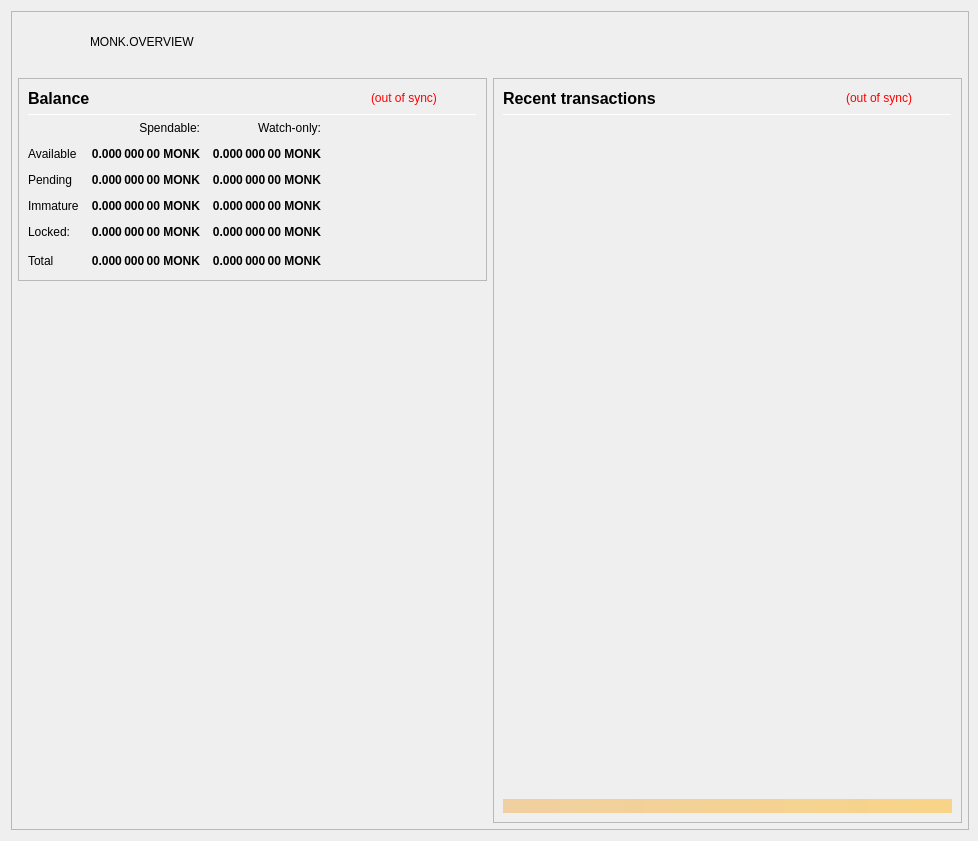
<?xml version="1.0" encoding="UTF-8"?>
<ui version="4.0">
 <class>OverviewPage</class>
 <widget class="QWidget" name="OverviewPage">
  <property name="geometry">
   <rect>
    <x>0</x>
    <y>0</y>
    <width>978</width>
    <height>841</height>
   </rect>
  </property>
  <property name="minimumSize">
   <size>
    <width>960</width>
    <height>682</height>
   </size>
  </property>
  <property name="font">
   <font>
    <weight>50</weight>
    <bold>false</bold>
   </font>
  </property>
  <property name="windowTitle">
   <string>Form</string>
  </property>
  <layout class="QVBoxLayout" name="topLayout" stretch="0">
   <property name="rightMargin">
    <number>9</number>
   </property>
   <item>
    <widget class="QFrame" name="frame_BG">
     <property name="minimumSize">
      <size>
       <width>850</width>
       <height>610</height>
      </size>
     </property>
     <property name="maximumSize">
      <size>
       <width>16777215</width>
       <height>16777215</height>
      </size>
     </property>
     <property name="frameShape">
      <enum>QFrame::StyledPanel</enum>
     </property>
     <property name="frameShadow">
      <enum>QFrame::Raised</enum>
     </property>
     <layout class="QVBoxLayout" name="verticalLayout_3" stretch="0">
      <property name="leftMargin">
       <number>0</number>
      </property>
      <property name="topMargin">
       <number>0</number>
      </property>
      <property name="rightMargin">
       <number>0</number>
      </property>
      <property name="bottomMargin">
       <number>6</number>
      </property>
      <item>
       <layout class="QVBoxLayout" name="verticalLayout_Master" stretch="0,1">
        <property name="leftMargin">
         <number>0</number>
        </property>
        <property name="topMargin">
         <number>0</number>
        </property>
        <property name="rightMargin">
         <number>0</number>
        </property>
        <property name="bottomMargin">
         <number>0</number>
        </property>
        <item>
         <widget class="QFrame" name="frame_Header">
          <layout class="QVBoxLayout" name="verticalLayout_Header" stretch="0">
           <property name="leftMargin">
            <number>0</number>
           </property>
           <property name="topMargin">
            <number>0</number>
           </property>
           <property name="rightMargin">
            <number>0</number>
           </property>
           <property name="bottomMargin">
            <number>0</number>
           </property>
           <item>
            <layout class="QHBoxLayout" name="horizontalLayout_Header" stretch="0,0,1">
             <property name="spacing">
              <number>6</number>
             </property>
             <item>
              <widget class="QLabel" name="labelOverviewHeaderLogo">
               <property name="minimumSize">
                <size>
                 <width>72</width>
                 <height>60</height>
                </size>
               </property>
               <property name="maximumSize">
                <size>
                 <width>72</width>
                 <height>60</height>
                </size>
               </property>
               <property name="font">
                <font>
                 <pointsize>14</pointsize>
                </font>
               </property>
               <property name="text">
                <string/>
               </property>
              </widget>
             </item>
             <item>
              <widget class="QLabel" name="labelOverviewHeaderLeft">
               <property name="text">
                <string>MONK.OVERVIEW</string>
               </property>
              </widget>
             </item>
             <item>
              <spacer name="horizontalSpacer_Header">
               <property name="orientation">
                <enum>Qt::Horizontal</enum>
               </property>
               <property name="sizeHint" stdset="0">
                <size>
                 <width>40</width>
                 <height>20</height>
                </size>
               </property>
              </spacer>
             </item>
            </layout>
           </item>
          </layout>
         </widget>
        </item>
        <item>
         <widget class="QFrame" name="frame_Content">
          <layout class="QVBoxLayout" name="verticalLayout_Content">
           <property name="leftMargin">
            <number>6</number>
           </property>
           <property name="topMargin">
            <number>0</number>
           </property>
           <property name="rightMargin">
            <number>6</number>
           </property>
           <property name="bottomMargin">
            <number>0</number>
           </property>
           <item>
            <layout class="QHBoxLayout" name="horizontalLayout_Content" stretch="1,1">
             <property name="spacing">
              <number>6</number>
             </property>
             <item>
              <layout class="QVBoxLayout" name="verticalLayout_left" stretch="0,0">
               <item>
                <widget class="QFrame" name="frameBalances">
                 <property name="frameShape">
                  <enum>QFrame::StyledPanel</enum>
                 </property>
                 <property name="frameShadow">
                  <enum>QFrame::Raised</enum>
                 </property>
                 <layout class="QVBoxLayout" name="verticalLayout_4">
                  <item>
                   <layout class="QHBoxLayout" name="hlBalancesHeader" stretch="2,0,0">
                    <property name="spacing">
                     <number>6</number>
                    </property>
                    <item>
                     <widget class="QLabel" name="labelBalances">
                      <property name="minimumSize">
                       <size>
                        <width>0</width>
                        <height>0</height>
                       </size>
                      </property>
                      <property name="font">
                       <font>
                        <pointsize>12</pointsize>
                        <weight>75</weight>
                        <bold>true</bold>
                       </font>
                      </property>
                      <property name="text">
                       <string>Balance</string>
                      </property>
                     </widget>
                    </item>
                    <item>
                     <widget class="QLabel" name="labelWalletStatus">
                      <property name="cursor">
                       <cursorShape>WhatsThisCursor</cursorShape>
                      </property>
                      <property name="toolTip">
                       <string>The displayed information may be out of date. Your wallet automatically synchronizes with the Monkey network after a connection is established, but this process has not completed yet.</string>
                      </property>
                      <property name="styleSheet">
                       <string notr="true">QLabel { color: red; }</string>
                      </property>
                      <property name="text">
                       <string notr="true">(out of sync)</string>
                      </property>
                      <property name="alignment">
                       <set>Qt::AlignLeading|Qt::AlignLeft|Qt::AlignVCenter</set>
                      </property>
                     </widget>
                    </item>
                    <item>
                     <spacer name="hsBalancesHeader">
                      <property name="orientation">
                       <enum>Qt::Horizontal</enum>
                      </property>
                      <property name="sizeHint" stdset="0">
                       <size>
                        <width>40</width>
                        <height>20</height>
                       </size>
                      </property>
                     </spacer>
                    </item>
                   </layout>
                  </item>
                  <item>
                   <widget class="Line" name="lineBalances">
                    <property name="minimumSize">
                     <size>
                      <width>0</width>
                      <height>1</height>
                     </size>
                    </property>
                    <property name="maximumSize">
                     <size>
                      <width>16777215</width>
                      <height>1</height>
                     </size>
                    </property>
                    <property name="orientation">
                     <enum>Qt::Horizontal</enum>
                    </property>
                   </widget>
                  </item>
                  <item>
                   <layout class="QGridLayout" name="gridLayout">
                    <property name="spacing">
                     <number>12</number>
                    </property>
                    <item row="0" column="1">
                     <widget class="QLabel" name="labelSpendable">
                      <property name="text">
                       <string>Spendable:</string>
                      </property>
                      <property name="alignment">
                       <set>Qt::AlignRight|Qt::AlignTrailing|Qt::AlignVCenter</set>
                      </property>
                     </widget>
                    </item>
                    <item row="0" column="2">
                     <widget class="QLabel" name="labelWatchonly">
                      <property name="text">
                       <string>Watch-only:</string>
                      </property>
                      <property name="alignment">
                       <set>Qt::AlignRight|Qt::AlignTrailing|Qt::AlignVCenter</set>
                      </property>
                     </widget>
                    </item>
                    <item row="1" column="0">
                     <widget class="QLabel" name="labelAvailableText">
                      <property name="text">
                       <string>Available</string>
                      </property>
                      <property name="textInteractionFlags">
                       <set>Qt::NoTextInteraction</set>
                      </property>
                     </widget>
                    </item>
                    <item row="1" column="1">
                     <widget class="QLabel" name="labelAvailable">
                      <property name="font">
                       <font>
                        <weight>75</weight>
                        <bold>true</bold>
                       </font>
                      </property>
                      <property name="cursor">
                       <cursorShape>ArrowCursor</cursorShape>
                      </property>
                      <property name="toolTip">
                       <string>Your current spendable balance</string>
                      </property>
                      <property name="text">
                       <string notr="true">0.000 000 00 MONK</string>
                      </property>
                      <property name="alignment">
                       <set>Qt::AlignRight|Qt::AlignTrailing|Qt::AlignVCenter</set>
                      </property>
                      <property name="textInteractionFlags">
                       <set>Qt::NoTextInteraction</set>
                      </property>
                     </widget>
                    </item>
                    <item row="1" column="2">
                     <widget class="QLabel" name="labelWatchAvailable">
                      <property name="font">
                       <font>
                        <weight>75</weight>
                        <bold>true</bold>
                       </font>
                      </property>
                      <property name="cursor">
                       <cursorShape>ArrowCursor</cursorShape>
                      </property>
                      <property name="toolTip">
                       <string>Your current balance in watch-only addresses</string>
                      </property>
                      <property name="text">
                       <string notr="true">0.000 000 00 MONK</string>
                      </property>
                      <property name="alignment">
                       <set>Qt::AlignRight|Qt::AlignTrailing|Qt::AlignVCenter</set>
                      </property>
                      <property name="textInteractionFlags">
                       <set>Qt::NoTextInteraction</set>
                      </property>
                     </widget>
                    </item>
                    <item row="2" column="0">
                     <widget class="QLabel" name="labelPendingText">
                      <property name="text">
                       <string>Pending</string>
                      </property>
                      <property name="textInteractionFlags">
                       <set>Qt::NoTextInteraction</set>
                      </property>
                     </widget>
                    </item>
                    <item row="2" column="1">
                     <widget class="QLabel" name="labelPending">
                      <property name="font">
                       <font>
                        <weight>75</weight>
                        <bold>true</bold>
                       </font>
                      </property>
                      <property name="cursor">
                       <cursorShape>ArrowCursor</cursorShape>
                      </property>
                      <property name="toolTip">
                       <string>Total of transactions that have yet to be confirmed, and do not yet count toward the spendable balance</string>
                      </property>
                      <property name="text">
                       <string notr="true">0.000 000 00 MONK</string>
                      </property>
                      <property name="alignment">
                       <set>Qt::AlignRight|Qt::AlignTrailing|Qt::AlignVCenter</set>
                      </property>
                      <property name="textInteractionFlags">
                       <set>Qt::NoTextInteraction</set>
                      </property>
                     </widget>
                    </item>
                    <item row="2" column="2">
                     <widget class="QLabel" name="labelWatchPending">
                      <property name="font">
                       <font>
                        <weight>75</weight>
                        <bold>true</bold>
                       </font>
                      </property>
                      <property name="cursor">
                       <cursorShape>ArrowCursor</cursorShape>
                      </property>
                      <property name="toolTip">
                       <string>Unconfirmed transactions to watch-only addresses</string>
                      </property>
                      <property name="text">
                       <string notr="true">0.000 000 00 MONK</string>
                      </property>
                      <property name="alignment">
                       <set>Qt::AlignRight|Qt::AlignTrailing|Qt::AlignVCenter</set>
                      </property>
                      <property name="textInteractionFlags">
                       <set>Qt::NoTextInteraction</set>
                      </property>
                     </widget>
                    </item>
                    <item row="3" column="0">
                     <widget class="QLabel" name="labelImmatureText">
                      <property name="text">
                       <string>Immature</string>
                      </property>
                      <property name="textInteractionFlags">
                       <set>Qt::NoTextInteraction</set>
                      </property>
                     </widget>
                    </item>
                    <item row="3" column="1">
                     <widget class="QLabel" name="labelImmature">
                      <property name="font">
                       <font>
                        <weight>75</weight>
                        <bold>true</bold>
                       </font>
                      </property>
                      <property name="cursor">
                       <cursorShape>ArrowCursor</cursorShape>
                      </property>
                      <property name="toolTip">
                       <string>Staked or masternode rewards that has not yet matured</string>
                      </property>
                      <property name="text">
                       <string notr="true">0.000 000 00 MONK</string>
                      </property>
                      <property name="alignment">
                       <set>Qt::AlignRight|Qt::AlignTrailing|Qt::AlignVCenter</set>
                      </property>
                      <property name="textInteractionFlags">
                       <set>Qt::NoTextInteraction</set>
                      </property>
                     </widget>
                    </item>
                    <item row="3" column="2">
                     <widget class="QLabel" name="labelWatchImmature">
                      <property name="font">
                       <font>
                        <weight>75</weight>
                        <bold>true</bold>
                       </font>
                      </property>
                      <property name="cursor">
                       <cursorShape>ArrowCursor</cursorShape>
                      </property>
                      <property name="toolTip">
                       <string>Staked or masternode rewards in watch-only addresses that has not yet matured</string>
                      </property>
                      <property name="text">
                       <string notr="true">0.000 000 00 MONK</string>
                      </property>
                      <property name="alignment">
                       <set>Qt::AlignRight|Qt::AlignTrailing|Qt::AlignVCenter</set>
                      </property>
                      <property name="textInteractionFlags">
                       <set>Qt::NoTextInteraction</set>
                      </property>
                     </widget>
                    </item>
                    <item row="4" column="0">
                     <widget class="QLabel" name="labelLockedText">
                      <property name="toolTip">
                       <string>Locked MONK or Masternode collaterals.</string>
                      </property>
                      <property name="text">
                       <string>Locked:</string>
                      </property>
                     </widget>
                    </item>
                    <item row="4" column="1">
                     <widget class="QLabel" name="labelLocked">
                      <property name="font">
                       <font>
                        <weight>75</weight>
                        <bold>true</bold>
                       </font>
                      </property>
                      <property name="cursor">
                       <cursorShape>ArrowCursor</cursorShape>
                      </property>
                      <property name="toolTip">
                       <string>Locked MONK or Masternode collaterals.</string>
                      </property>
                      <property name="text">
                       <string notr="true">0.000 000 00 MONK</string>
                      </property>
                      <property name="alignment">
                       <set>Qt::AlignRight|Qt::AlignTrailing|Qt::AlignVCenter</set>
                      </property>
                      <property name="textInteractionFlags">
                       <set>Qt::NoTextInteraction</set>
                      </property>
                     </widget>
                    </item>
                    <item row="4" column="2">
                     <widget class="QLabel" name="labelWatchLocked">
                      <property name="font">
                       <font>
                        <weight>75</weight>
                        <bold>true</bold>
                       </font>
                      </property>
                      <property name="cursor">
                       <cursorShape>ArrowCursor</cursorShape>
                      </property>
                      <property name="toolTip">
                       <string>Current locked balance in watch-only addresses</string>
                      </property>
                      <property name="text">
                       <string notr="true">0.000 000 00 MONK</string>
                      </property>
                      <property name="alignment">
                       <set>Qt::AlignRight|Qt::AlignTrailing|Qt::AlignVCenter</set>
                      </property>
                      <property name="textInteractionFlags">
                       <set>Qt::NoTextInteraction</set>
                      </property>
                     </widget>
                    </item>
                    <item row="5" column="0">
                     <widget class="QLabel" name="labelTotalText">
                      <property name="text">
                       <string>Total</string>
                      </property>
                      <property name="textInteractionFlags">
                       <set>Qt::NoTextInteraction</set>
                      </property>
                     </widget>
                    </item>
                    <item row="5" column="1">
                     <widget class="QLabel" name="labelTotal">
                      <property name="font">
                       <font>
                        <weight>75</weight>
                        <bold>true</bold>
                       </font>
                      </property>
                      <property name="cursor">
                       <cursorShape>ArrowCursor</cursorShape>
                      </property>
                      <property name="toolTip">
                       <string>Your current total balance</string>
                      </property>
                      <property name="text">
                       <string notr="true">0.000 000 00 MONK</string>
                      </property>
                      <property name="alignment">
                       <set>Qt::AlignRight|Qt::AlignTrailing|Qt::AlignVCenter</set>
                      </property>
                      <property name="textInteractionFlags">
                       <set>Qt::NoTextInteraction</set>
                      </property>
                     </widget>
                    </item>
                    <item row="5" column="2">
                     <widget class="QLabel" name="labelWatchTotal">
                      <property name="font">
                       <font>
                        <weight>75</weight>
                        <bold>true</bold>
                       </font>
                      </property>
                      <property name="cursor">
                       <cursorShape>ArrowCursor</cursorShape>
                      </property>
                      <property name="toolTip">
                       <string>Current total balance in watch-only addresses</string>
                      </property>
                      <property name="text">
                       <string notr="true">0.000 000 00 MONK</string>
                      </property>
                      <property name="alignment">
                       <set>Qt::AlignRight|Qt::AlignTrailing|Qt::AlignVCenter</set>
                      </property>
                      <property name="textInteractionFlags">
                       <set>Qt::NoTextInteraction</set>
                      </property>
                     </widget>
                    </item>
                    <item row="5" column="3">
                     <spacer name="hsBalances">
                      <property name="orientation">
                       <enum>Qt::Horizontal</enum>
                      </property>
                      <property name="sizeHint" stdset="0">
                       <size>
                        <width>40</width>
                        <height>20</height>
                       </size>
                      </property>
                     </spacer>
                    </item>
                   </layout>
                  </item>
                 </layout>
                </widget>
               </item>
               <item>
                <spacer name="verticalSpacer">
                 <property name="orientation">
                  <enum>Qt::Vertical</enum>
                 </property>
                 <property name="sizeHint" stdset="0">
                  <size>
                   <width>20</width>
                   <height>40</height>
                  </size>
                 </property>
                </spacer>
               </item>
               <item>
                <widget class="QLabel" name="labelOverviewBananas">
                 <property name="minimumSize">
                  <size>
                   <width>0</width>
                   <height>186</height>
                  </size>
                 </property>
                 <property name="text">
                  <string/>
                 </property>
                </widget>
               </item>
              </layout>
             </item>
             <item>
              <layout class="QVBoxLayout" name="verticalLayout_right" stretch="1">
               <item>
                <widget class="QFrame" name="frame_RecentTransactions">
                 <property name="minimumSize">
                  <size>
                   <width>0</width>
                   <height>0</height>
                  </size>
                 </property>
                 <property name="frameShape">
                  <enum>QFrame::StyledPanel</enum>
                 </property>
                 <property name="frameShadow">
                  <enum>QFrame::Raised</enum>
                 </property>
                 <layout class="QVBoxLayout" name="verticalLayout_1" stretch="0,0,0,0,0">
                  <item>
                   <layout class="QHBoxLayout" name="horizontalLayout_2" stretch="2,0,0">
                    <property name="spacing">
                     <number>3</number>
                    </property>
                    <item>
                     <widget class="QLabel" name="labelRecentTransactions">
                      <property name="minimumSize">
                       <size>
                        <width>0</width>
                        <height>20</height>
                       </size>
                      </property>
                      <property name="font">
                       <font>
                        <pointsize>12</pointsize>
                        <weight>75</weight>
                        <bold>true</bold>
                       </font>
                      </property>
                      <property name="text">
                       <string>Recent transactions</string>
                      </property>
                     </widget>
                    </item>
                    <item>
                     <widget class="QLabel" name="labelTransactionsStatus">
                      <property name="cursor">
                       <cursorShape>WhatsThisCursor</cursorShape>
                      </property>
                      <property name="toolTip">
                       <string>The displayed information may be out of date. Your wallet automatically synchronizes with the Monkey network after a connection is established, but this process has not completed yet.</string>
                      </property>
                      <property name="styleSheet">
                       <string notr="true">QLabel { color: red; }</string>
                      </property>
                      <property name="text">
                       <string notr="true">(out of sync)</string>
                      </property>
                      <property name="alignment">
                       <set>Qt::AlignRight|Qt::AlignTrailing|Qt::AlignVCenter</set>
                      </property>
                     </widget>
                    </item>
                    <item>
                     <spacer name="horizontalSpacer">
                      <property name="orientation">
                       <enum>Qt::Horizontal</enum>
                      </property>
                      <property name="sizeHint" stdset="0">
                       <size>
                        <width>40</width>
                        <height>20</height>
                       </size>
                      </property>
                     </spacer>
                    </item>
                   </layout>
                  </item>
                  <item>
                   <widget class="Line" name="line">
                    <property name="minimumSize">
                     <size>
                      <width>0</width>
                      <height>1</height>
                     </size>
                    </property>
                    <property name="maximumSize">
                     <size>
                      <width>16777215</width>
                      <height>1</height>
                     </size>
                    </property>
                    <property name="orientation">
                     <enum>Qt::Horizontal</enum>
                    </property>
                   </widget>
                  </item>
                  <item>
                   <widget class="QListView" name="listTransactions">
                    <property name="minimumSize">
                     <size>
                      <width>0</width>
                      <height>0</height>
                     </size>
                    </property>
                    <property name="styleSheet">
                     <string notr="true">QListView { background: transparent; }</string>
                    </property>
                    <property name="frameShape">
                     <enum>QFrame::NoFrame</enum>
                    </property>
                    <property name="verticalScrollBarPolicy">
                     <enum>Qt::ScrollBarAlwaysOff</enum>
                    </property>
                    <property name="horizontalScrollBarPolicy">
                     <enum>Qt::ScrollBarAlwaysOff</enum>
                    </property>
                    <property name="selectionMode">
                     <enum>QAbstractItemView::NoSelection</enum>
                    </property>
                   </widget>
                  </item>
                  <item>
                   <spacer name="verticalSpacer_2">
                    <property name="orientation">
                     <enum>Qt::Vertical</enum>
                    </property>
                    <property name="sizeType">
                     <enum>QSizePolicy::Expanding</enum>
                    </property>
                    <property name="sizeHint" stdset="0">
                     <size>
                      <width>20</width>
                      <height>40</height>
                     </size>
                    </property>
                   </spacer>
                  </item>
                  <item>
                   <widget class="QLabel" name="labelAlerts">
                    <property name="maximumSize">
                     <size>
                      <width>16777215</width>
                      <height>16777215</height>
                     </size>
                    </property>
                    <property name="styleSheet">
                     <string notr="true">background-color: qlineargradient(x1: 0, y1: 0, x2: 1, y2: 0, stop:0 #F0D0A0, stop:1 #F8D488); color:#000000;</string>
                    </property>
                    <property name="text">
                     <string/>
                    </property>
                    <property name="wordWrap">
                     <bool>true</bool>
                    </property>
                    <property name="margin">
                     <number>3</number>
                    </property>
                   </widget>
                  </item>
                 </layout>
                </widget>
               </item>
              </layout>
             </item>
            </layout>
           </item>
          </layout>
         </widget>
        </item>
       </layout>
      </item>
     </layout>
    </widget>
   </item>
  </layout>
 </widget>
 <resources/>
 <connections/>
</ui>
